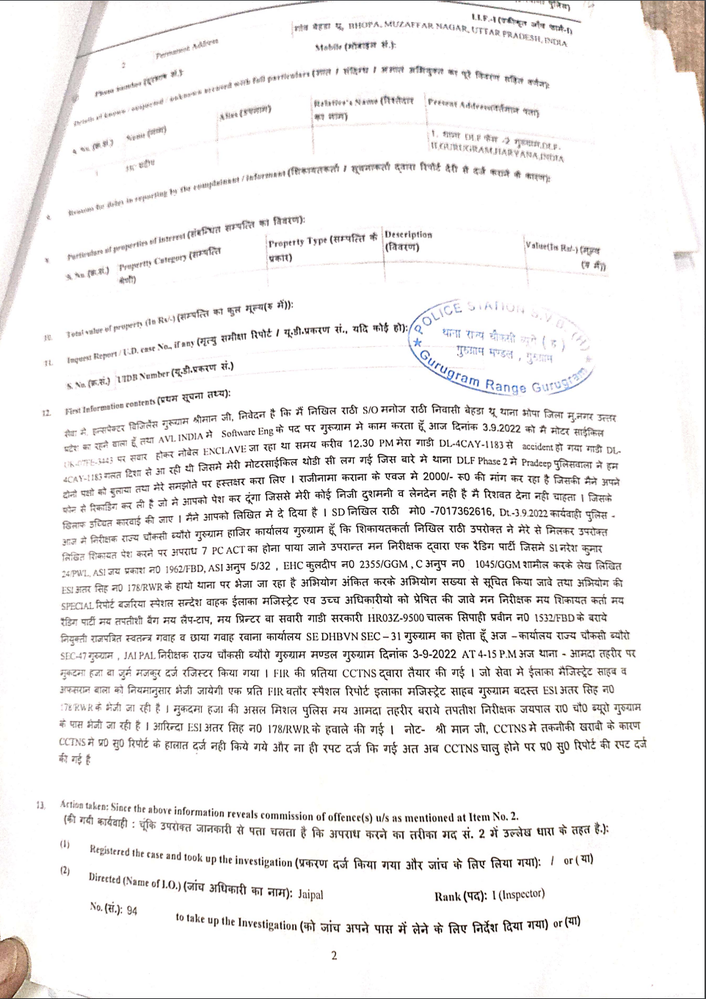
#> input picture data/intermediate/fir2020/page_016.png, 706 x 999 px, shrunk from 962 x 1362 before the run, found by its file name
$ python layout_detection.py
#> lines starting #> are read from the running program, lines starting #| are printed output that depends on the picture; after the words box and inside, x2 and y2 are one past the last pixel; in counts of white or black regions, pixels touching at a corner belong together
#> in detect_layout, img_color is the input picture: shape (999, 706, 3); mean B, G, R 238.9, 239.4, 240.6
# need to finalise this script for layout detection for structured formatting.
# layout.py

import cv2
import pytesseract
import os
import json


def preprocess_image(image_path):
    img = cv2.imread(image_path, cv2.IMREAD_GRAYSCALE)
#> img: shape (999, 706); min 0, max 255, mean 239.5
    _, bin_img = cv2.threshold(img, 0, 255, cv2.THRESH_BINARY_INV + cv2.THRESH_OTSU)
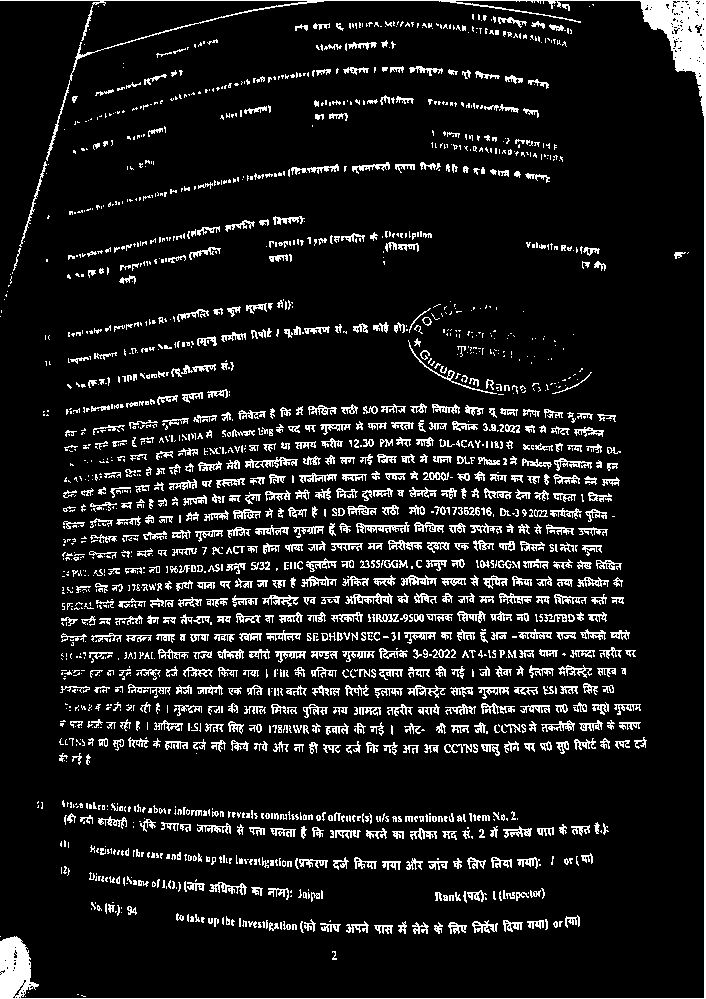
#> bin_img: shape (999, 706); 9.9% white in thin lines or dots
    return bin_img

def find_layout_regions(bin_img):
    # Dilation to merge lines of text into paragraphs
    kernel = cv2.getStructuringElement(cv2.MORPH_RECT, (20, 5))
    dilated = cv2.dilate(bin_img, kernel, iterations=2)
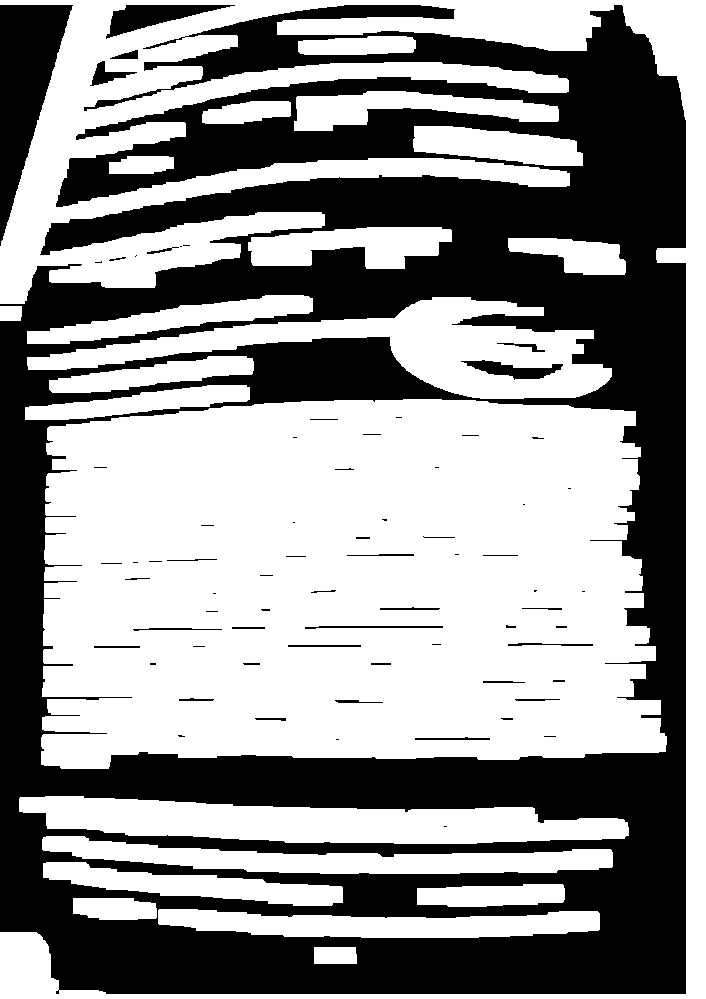
#> dilated: shape (999, 706); 57.7% white; 72 black regions (32 under 20 px)

    contours, _ = cv2.findContours(dilated, cv2.RETR_EXTERNAL, cv2.CHAIN_APPROX_SIMPLE)
#> contours = 21 contours; largest, box (x1, y1, x2, y2) and area: (41, 399, 667, 769) 206425, (0, 0, 706, 999) 90968, (27, 297, 612, 399) 21677, (19, 796, 629, 844) 18592, (42, 836, 613, 874) 10406

    regions = []
    for cnt in contours:
        x, y, w, h = cv2.boundingRect(cnt)
        if w > 50 and h > 20:  # Filter out noise
            regions.append((x, y, w, h))
#> this loop made 21 passes
#> (x, y, w, h) on passes 1 to 12: (314, 947, 43, 17), (158, 909, 442, 29), (73, 898, 84, 22), (417, 884, 148, 23), (43, 862, 300, 44), (42, 836, 571, 38), (19, 796, 610, 48), (41, 399, 626, 370), (25, 385, 225, 35), (49, 356, 205, 37), (0, 306, 22, 15), (27, 297, 585, 102)
#> after the loop, regions = 17 items, first 6: (158, 909, 442, 29), (73, 898, 84, 22), (417, 884, 148, 23), (43, 862, 300, 44), (42, 836, 571, 38), (19, 796, 610, 48)
    return sorted(regions, key=lambda r: (r[1], r[0]))

def classify_region(img, x, y, w, h):
    roi = img[y:y+h, x:x+w]
    config = r'-l eng+hin --psm 6'
    text = pytesseract.image_to_string(roi, config=config).strip()

    # Heuristic for text density
    text_density = len(text) / (w * h) if w * h != 0 else 0

    # Heuristic for handwriting detection: low OCR accuracy, medium-sized region
    gray = cv2.cvtColor(roi, cv2.COLOR_BGR2GRAY)
    edges = cv2.Canny(gray, 100, 200)
    num_edges = cv2.countNonZero(edges)
    edge_density = num_edges / (w * h) if w * h != 0 else 0

    # Heuristics
    if text_density < 0.0005 and edge_density > 0.05 and 50 < h < 300:
        region_type = "handwriting"
    elif w > 300 and h > 100:
        region_type = "table" if len(text.split()) < (w * h) // 1000 else "text_block"
    elif h < 50:
        region_type = "heading"
    else:
        region_type = "text_block"
    return region_type, text

def detect_layout(image_path, output_json="output/layout_output_2020_016.json"):
    os.makedirs(os.path.dirname(output_json), exist_ok=True)
    img_color = cv2.imread(image_path)
    bin_img = preprocess_image(image_path)
    regions = find_layout_regions(bin_img)
#> regions = 17 items, first 6: (0, 0, 706, 999), (294, 91, 265, 40), (202, 101, 89, 23), (413, 126, 170, 40), (248, 227, 204, 42), (508, 238, 118, 37)

    layout = []
    for (x, y, w, h) in regions:
        region_type, content = classify_region(img_color, x, y, w, h)
        layout.append({
            "type": region_type,
            "bbox": [x, y, x+w, y+h],
            "content": content
        })
#> this loop made 1 pass
#> (x, y, w, h, config in classify_region) on pass 1: (0, 0, 706, 999, '-l eng+hin --psm 6')
#> after the loop, layout = []

    with open(output_json, "w", encoding="utf-8") as f:
        json.dump(layout, f, indent=2, ensure_ascii=False)
    print(f"✅ Layout saved to {output_json}")

# Example run
if __name__ == "__main__":
    detect_layout("/Users/Agriya/Desktop/ocrtesting/data/intermediate/fir2020/page_016.png")
#> (the call stopped at in classify_region, `text = pytesseract.image_to_string(roi, config=config).strip()`: pytesseract is not available in this run)

$ run again, with data/intermediate/fir2020/page_001.png copied over data/intermediate/fir2020/page_016.png
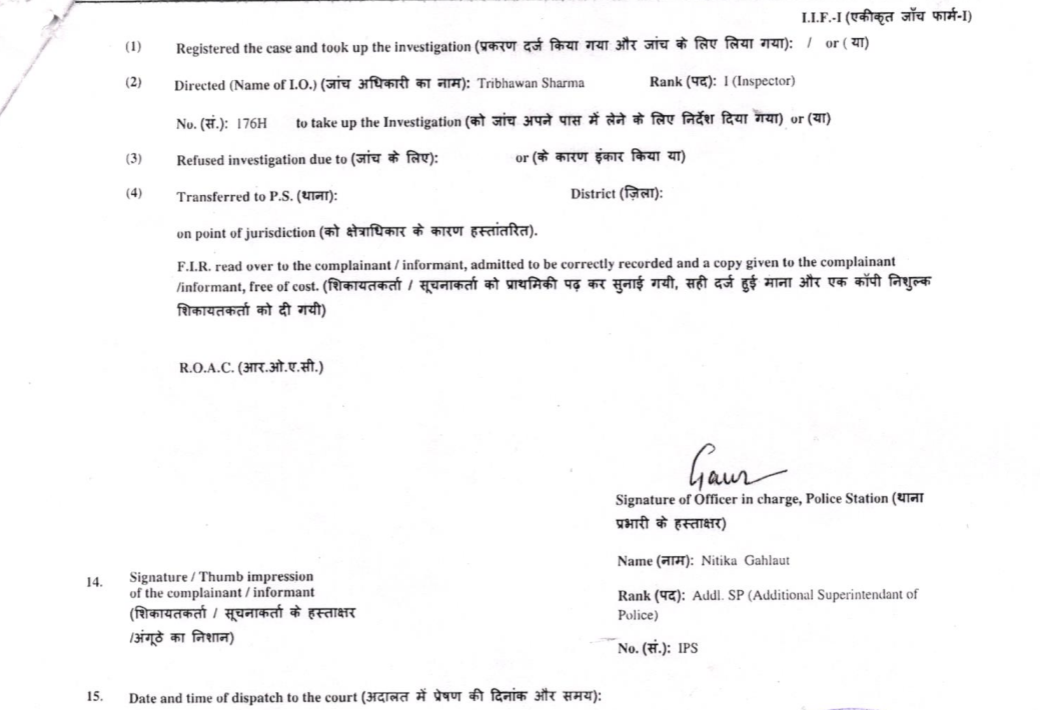
#> input picture data/intermediate/fir2020/page_001.png, 1040 x 710 px, found by its file name
#> in detect_layout, img_color is the input picture: shape (710, 1040, 3); mean B, G, R 246.8, 246.4, 246.8
#> in preprocess_image, `_, bin_img = cv2.threshold(img, 0, 255, cv2.THRESH_BINARY_INV + cv2.TH..`:
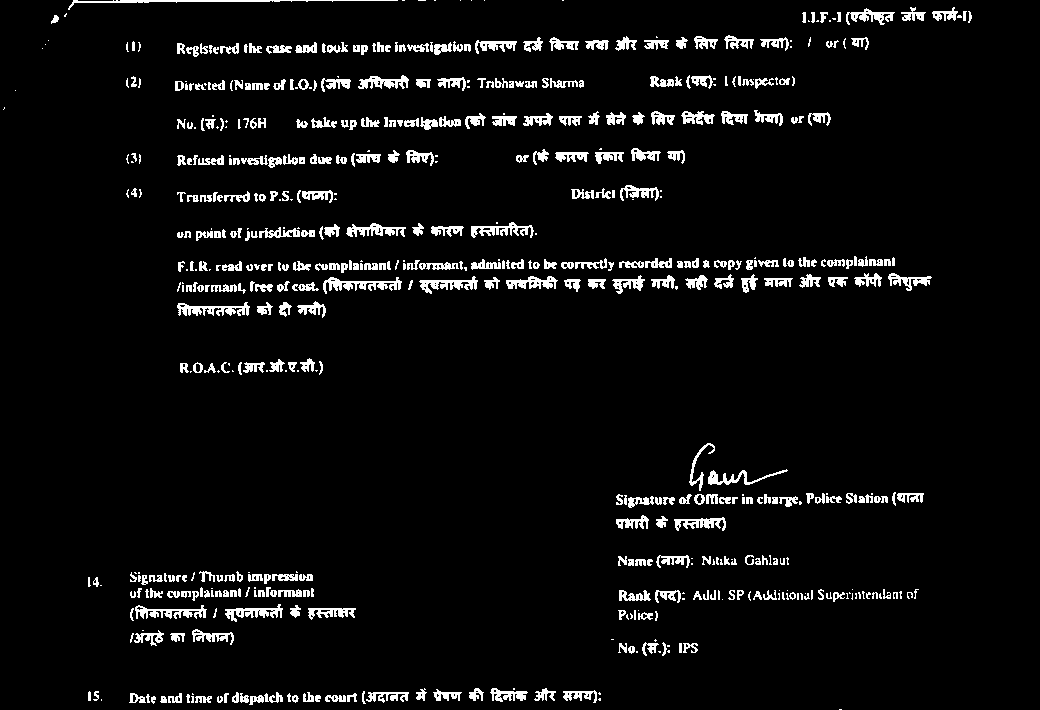
#> bin_img: shape (710, 1040); 5.2% white; 585 white regions (160 under 20 px), largest, box (x1, y1, x2, y2) and area: (68, 0, 398, 10) 587, (323, 277, 402, 294) 576, (177, 302, 250, 316) 528
#> dilated: shape (710, 1040); 23.8% white; 24 white regions
#> contours = 24 contours; largest, box (x1, y1, x2, y2) and area: (159, 252, 952, 322) 33620, (70, 567, 376, 650) 16448, (108, 31, 889, 61) 15184, (159, 106, 851, 135) 13906, (598, 439, 944, 535) 13591
#> the loop in find_layout_regions, `for cnt in contours:` made 24 passes
#> (x, y, w, h) on passes 2 to 9: (70, 684, 551, 25), (593, 635, 125, 25), (600, 585, 339, 40), (70, 567, 306, 83), (600, 551, 209, 21), (598, 439, 346, 96), (162, 354, 181, 25), (159, 252, 793, 70)
#> after the loop in find_layout_regions, `for cnt in contours:`: regions = 19 items, first 6: (70, 684, 551, 25), (593, 635, 125, 25), (600, 585, 339, 40), (70, 567, 306, 83), (600, 551, 209, 21), (598, 439, 346, 96)
#> in detect_layout, `regions = find_layout_regions(bin_img)`: regions = 19 items, first 6: (33, 0, 472, 28), (784, 3, 208, 26), (108, 31, 781, 30), (108, 71, 496, 25), (632, 71, 183, 22), (159, 106, 692, 29)
#> the loop in detect_layout, `for (x, y, w, h) in regions:` made 1 pass
#> (x, y, w, h, config in classify_region) on pass 1: (33, 0, 472, 28, '-l eng+hin --psm 6')
#> pass 1, in classify_region, `roi = img[y:y+h, x:x+w]`:
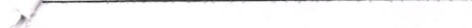
#> roi: shape (28, 472, 3); mean B, G, R 246.2, 245.9, 246.1
#> after the loop in detect_layout, `for (x, y, w, h) in regions:`: layout = []
